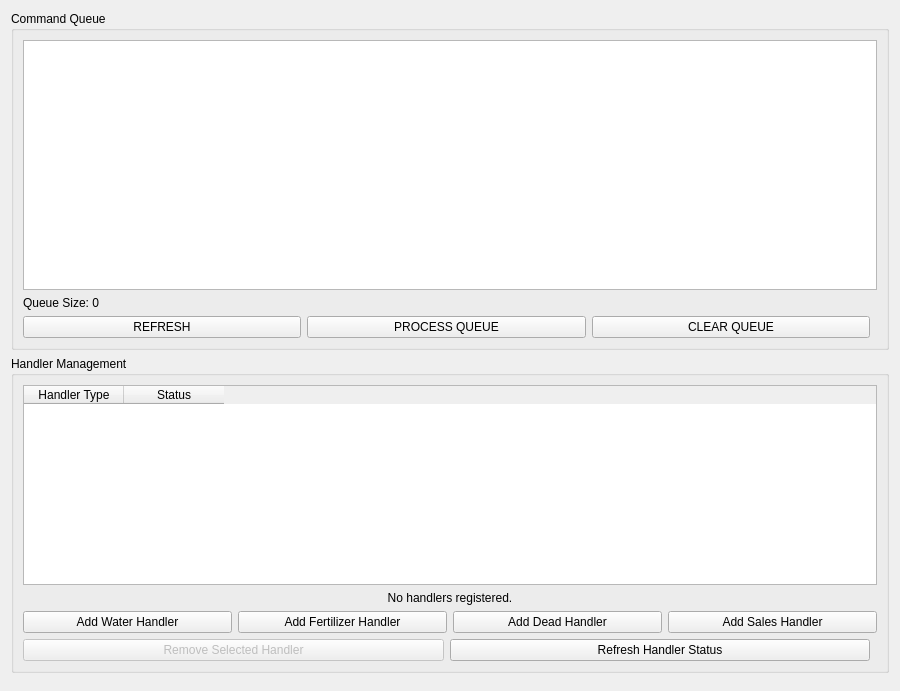
<?xml version="1.0" encoding="UTF-8"?>
<ui version="4.0">
 <class>StaffManagementWidget</class>
 <widget class="QWidget" name="StaffManagementWidget">
  <property name="geometry">
   <rect>
    <x>0</x>
    <y>0</y>
    <width>900</width>
    <height>600</height>
   </rect>
  </property>
  <layout class="QVBoxLayout" name="verticalLayout">
   <item>
    <widget class="QGroupBox" name="queueGroup">
     <property name="title">
      <string>Command Queue</string>
     </property>
     <layout class="QVBoxLayout" name="queueLayout">
      <item>
       <widget class="QListWidget" name="queueList">
        <property name="minimumSize">
         <size>
          <width>0</width>
          <height>250</height>
         </size>
        </property>
       </widget>
      </item>
      <item>
       <widget class="QLabel" name="queueCountLabel">
        <property name="text">
         <string>Queue Size: 0</string>
        </property>
       </widget>
      </item>
      <item>
       <layout class="QHBoxLayout" name="queueButtonLayout">
        <item>
         <widget class="QPushButton" name="refreshQueueButton">
          <property name="text">
           <string>REFRESH</string>
          </property>
         </widget>
        </item>
        <item>
         <widget class="QPushButton" name="processQueueButton">
          <property name="text">
           <string>PROCESS QUEUE</string>
          </property>
         </widget>
        </item>
        <item>
         <widget class="QPushButton" name="clearQueueButton">
          <property name="text">
           <string>CLEAR QUEUE</string>
          </property>
         </widget>
        </item>
        <item>
         <spacer name="queueSpacer">
          <property name="orientation">
           <enum>Qt::Horizontal</enum>
          </property>
         </spacer>
        </item>
       </layout>
      </item>
     </layout>
    </widget>
   </item>
    <item>
     <widget class="QGroupBox" name="handlerGroup">
      <property name="title">
        <string>Handler Management</string>
      </property>
      <layout class="QVBoxLayout" name="handlerLayout">
        <item>
         <widget class="QTableWidget" name="handlerTable">
          <property name="editTriggers">
            <set>QAbstractItemView::NoEditTriggers</set>
          </property>
          <property name="selectionBehavior">
            <enum>QAbstractItemView::SelectRows</enum>
          </property>
          <property name="selectionMode">
            <enum>QAbstractItemView::SingleSelection</enum>
          </property>
          <property name="minimumSize">
            <size>
             <width>0</width>
             <height>200</height>
            </size>
          </property>
          <column>
            <property name="text">
             <string>Handler Type</string>
            </property>
          </column>
          <column>
            <property name="text">
             <string>Status</string>
            </property>
          </column>
         </widget>
        </item>
        <item>
         <widget class="QLabel" name="handlerSummaryLabel">
          <property name="text">
            <string>No handlers registered.</string>
          </property>
          <property name="alignment">
            <set>Qt::AlignCenter</set>
          </property>
          <property name="wordWrap">
            <bool>true</bool>
          </property>
         </widget>
        </item>
        <item>
         <layout class="QHBoxLayout" name="addHandlerLayout">
          <item>
            <widget class="QPushButton" name="addWaterHandlerButton">
             <property name="text">
              <string>Add Water Handler</string>
             </property>
            </widget>
          </item>
          <item>
            <widget class="QPushButton" name="addFertilizerHandlerButton">
             <property name="text">
              <string>Add Fertilizer Handler</string>
             </property>
            </widget>
          </item>
          <item>
            <widget class="QPushButton" name="addDeadHandlerButton">
             <property name="text">
              <string>Add Dead Handler</string>
             </property>
            </widget>
          </item>
          <item>
            <widget class="QPushButton" name="addSalesHandlerButton">
             <property name="text">
              <string>Add Sales Handler</string>
             </property>
            </widget>
          </item>
         </layout>
        </item>
        <item>
         <layout class="QHBoxLayout" name="handlerControlsLayout">
          <item>
            <widget class="QPushButton" name="removeHandlerButton">
             <property name="text">
              <string>Remove Selected Handler</string>
             </property>
             <property name="enabled">
              <bool>false</bool>
             </property>
            </widget>
          </item>
          <item>
            <widget class="QPushButton" name="refreshHandlersButton">
             <property name="text">
              <string>Refresh Handler Status</string>
             </property>
            </widget>
          </item>
          <item>
            <spacer name="handlerSpacer">
             <property name="orientation">
              <enum>Qt::Horizontal</enum>
             </property>
            </spacer>
          </item>
         </layout>
        </item>
      </layout>
     </widget>
    </item>
   <item>
    <spacer name="bottomSpacer">
     <property name="orientation">
      <enum>Qt::Vertical</enum>
     </property>
    </spacer>
   </item>
  </layout>
 </widget>
 <resources/>
 <connections/>
</ui>
